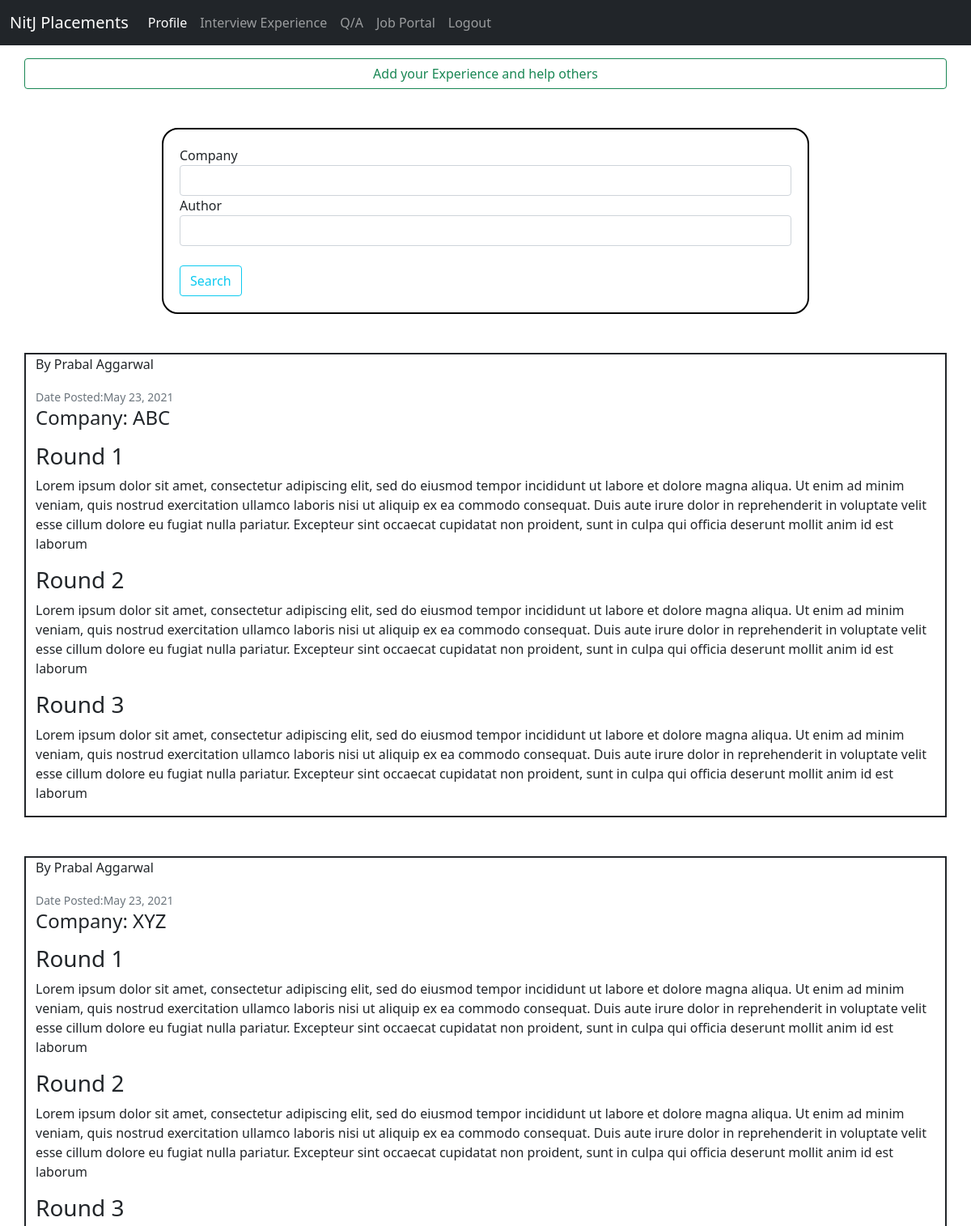
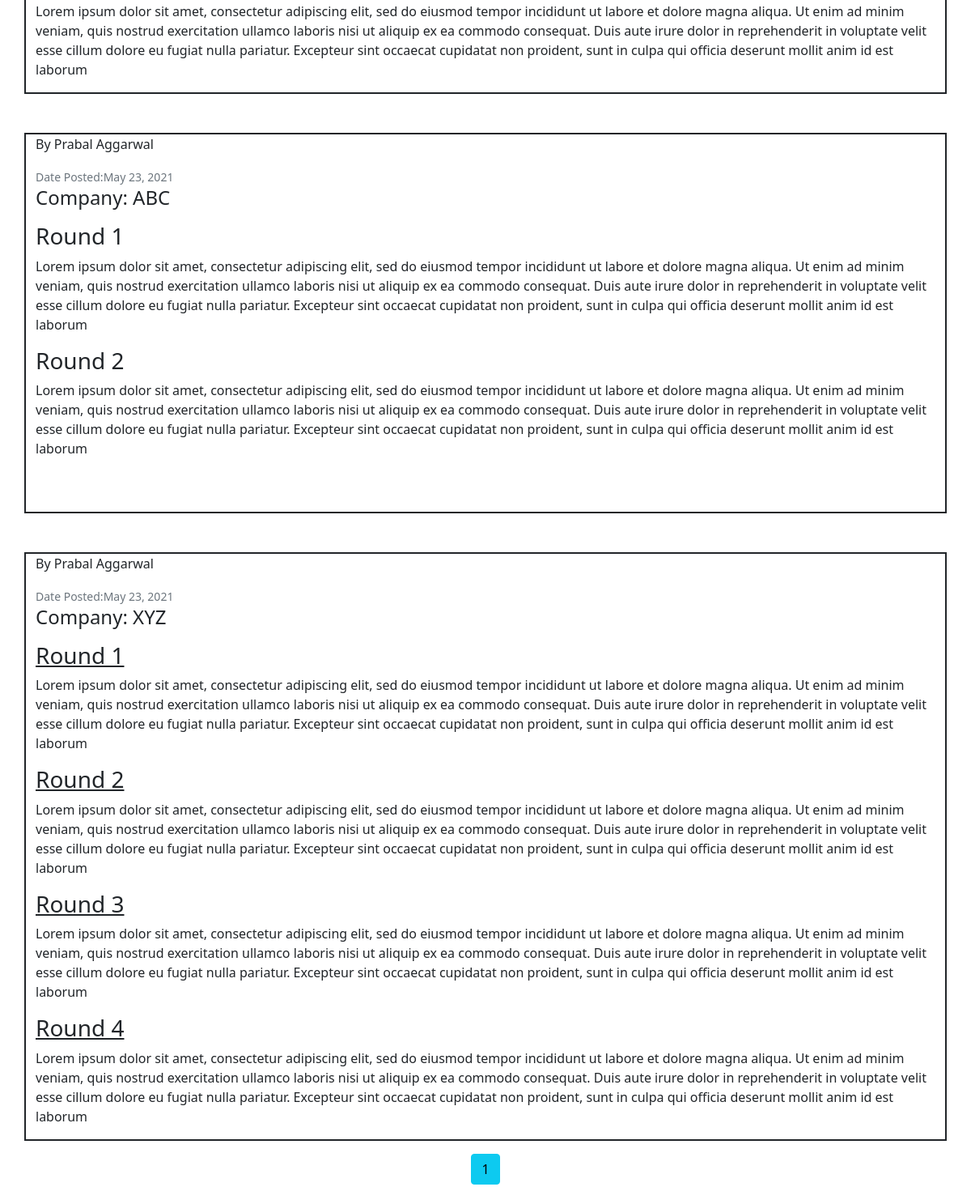
Page /interviews/ (signed in) on the committed database (2 pictures, top to bottom).
### interviewExperience/models.py (models this page shows, shortened)
class interviewExp(models.Model):
    company = models.CharField(max_length = 100)
    content = RichTextField()
    date_posted = models.DateTimeField(default = timezone.now)
    author = models.ForeignKey(user_model.Student,on_delete=models.CASCADE)

### users/models.py (models this page shows)
class Student(models.Model):
    user = models.OneToOneField(User, on_delete=models.CASCADE)
    firstName = models.CharField(max_length=256)
    lastName = models.CharField(max_length=256)
    email = models.EmailField()
    ph_no = models.CharField(max_length=10)
    rollNumber = models.IntegerField()
    program = models.CharField(max_length = 5,default = 'BTech',choices = programChoice)
    department = models.CharField(max_length = 40,default = "Computer Science",choices = departmentChoice)
    year = models.IntegerField(default = 2017)
    def __str__(self):
        return self.firstName + " " + self.lastName

### interviewExperience/views.py (the view)
# urls.py: path('',interview_views.index,name = 'interview'),
@login_required
def index(request):
    company = request.GET.get('company')
    authorName = request.GET.get('author')
    form = filterForm()
    qs = interviewExp.objects.all()
    if company is not None and company != '':
        qs = qs.filter(company__icontains = company)
    if authorName is not None and authorName != '':
        qs = qs.filter(author__firstName__icontains = authorName)
    paginator = Paginator(qs,5)
    page_num = request.GET.get('page')
    page_obj = paginator.get_page(page_num)
    context = {
        'form':form,
        'interviewExp':page_obj
    }
    return render(request,'interviewExperience/index.html',context)

### interviewExperience/forms.py
class filterForm(forms.Form):
    company = forms.CharField(max_length = 100,required = False)
    author = forms.CharField(max_length = 100,required = False)
    class Meta:
        model = interviewExp
        fields = ['company','author']

### templates/interviewExperience/index.html (shortened to what this page needs)
{% extends "users/baseAuth.html"%}
{% load static %}
{% load crispy_forms_tags %}
{% block headBlock %}
<link rel="stylesheet" href="{% static 'users/index.css' %}">
{% endblock %}
{% block bodyBlock %}
<div class = "container mt-3">
    <div class="row justify-content-center myWhite">
        <a class="btn btn-outline-success" href="{% url 'newInterview'%}">
          Add your Experience and help others
        </a>
    </div>
  </div>
  <div class="container formClass col-md-8 mt-5 myWhite">
    <div class="row justify-content-center">
            <form method="GET">
                {{ form|crispy }}
                <button class = "btn btn-outline-info mt-4" type="submit">
                    Search
                </button>
            </form>
    </div>
</div>
<div class="container">
    {% for post in interviewExp%}
    <div class="row justify-content-center border border-2 border-dark mt-5 myWhite">
        <article class="media content-section borderClass">
            <div class="media-body">
                <div class="article-metadata">
                    <p class="mr-2">By {{ post.author }} </p>
                    <small class="text-muted">Date Posted:{{ post.date_posted|date:"F d, Y" }}</small>
                </div>
                <h4>
                    <p class="article-title">Company: {{ post.company }}</a>
                </h4>
                <p class="article-content">{{ post.content|safe }}</p>
            </div>
        </article>
    </div>
    {% endfor %}
</div>
<div class = "mt-3 text-center">
  {% for num in interviewExp.paginator.page_range %}
    {% if interviewExp.number == num %}
      <a class="btn btn-info mb-4" href="?page={{ num }}">{{ num }}</a>
    {% elif num > interviewExp.number|add:'-3' and num < interviewExp.number|add:'3' %}
      <a class="btn btn-outline-info mb-4" href="?page={{ num }}">{{ num }}</a>
    {% endif %}
  {% endfor %}
</div>
{% endblock bodyBlock %}

### static/main.css (style rules this page uses)
.myWhite { background-color:white; }

### static/users/index.css (style rules this page uses)
.formClass { border: 2px solid black; border-radius: 20px; padding: 20px; }

### templates/interviewExperience/index.html (style rules this page uses)
body { word-wrap: break-word; }

### rows in the picture
interviewExp: author "Prabal Aggarwal", date_posted "May 23, 2021", company "ABC", content "Round 1 Lorem ipsum dolor sit amet, consectetur adipiscing elit, sed do eiusmod tempor incididunt ut labore et dolore magna aliqua. Ut enim ad minim veniam, quis nostrud exercitation ullamco laboris nisi ut aliquip ex ea commodo consequat. Duis aute irure dolor in reprehenderit in voluptate velit esse cillum dolore eu fugiat nulla pariatur. Excepteur sint occaecat cupidatat non proident, sunt in culpa qui officia deserunt mollit anim id est laborum Round 2 Lorem ipsum dolor sit amet, consectetur adipiscing elit, sed do eiusmod tempor incididunt ut labore et dolore magna aliqua. Ut enim ad minim veniam, quis nostrud exercitation ullamco laboris nisi ut aliquip ex ea commodo consequat. Duis…"
interviewExp: author "Prabal Aggarwal", date_posted "May 23, 2021", company "XYZ", content "Round 1 Lorem ipsum dolor sit amet, consectetur adipiscing elit, sed do eiusmod tempor incididunt ut labore et dolore magna aliqua. Ut enim ad minim veniam, quis nostrud exercitation ullamco laboris nisi ut aliquip ex ea commodo consequat. Duis aute irure dolor in reprehenderit in voluptate velit esse cillum dolore eu fugiat nulla pariatur. Excepteur sint occaecat cupidatat non proident, sunt in culpa qui officia deserunt mollit anim id est laborum Round 2 Lorem ipsum dolor sit amet, consectetur adipiscing elit, sed do eiusmod tempor incididunt ut labore et dolore magna aliqua. Ut enim ad minim veniam, quis nostrud exercitation ullamco laboris nisi ut aliquip ex ea commodo consequat. Duis…"
interviewExp: author "Prabal Aggarwal", date_posted "May 23, 2021", company "ABC", content "Round 1 Lorem ipsum dolor sit amet, consectetur adipiscing elit, sed do eiusmod tempor incididunt ut labore et dolore magna aliqua. Ut enim ad minim veniam, quis nostrud exercitation ullamco laboris nisi ut aliquip ex ea commodo consequat. Duis aute irure dolor in reprehenderit in voluptate velit esse cillum dolore eu fugiat nulla pariatur. Excepteur sint occaecat cupidatat non proident, sunt in culpa qui officia deserunt mollit anim id est laborum Round 2 Lorem ipsum dolor sit amet, consectetur adipiscing elit, sed do eiusmod tempor incididunt ut labore et dolore magna aliqua. Ut enim ad minim veniam, quis nostrud exercitation ullamco laboris nisi ut aliquip ex ea commodo consequat. Duis…"
interviewExp: author "Prabal Aggarwal", date_posted "May 23, 2021", company "XYZ", content "Round 1 Lorem ipsum dolor sit amet, consectetur adipiscing elit, sed do eiusmod tempor incididunt ut labore et dolore magna aliqua. Ut enim ad minim veniam, quis nostrud exercitation ullamco laboris nisi ut aliquip ex ea commodo consequat. Duis aute irure dolor in reprehenderit in voluptate velit esse cillum dolore eu fugiat nulla pariatur. Excepteur sint occaecat cupidatat non proident, sunt in culpa qui officia deserunt mollit anim id est laborum Round 2 Lorem ipsum dolor sit amet, consectetur adipiscing elit, sed do eiusmod tempor incididunt ut labore et dolore magna aliqua. Ut enim ad minim veniam, quis nostrud exercitation ullamco laboris nisi ut aliquip ex ea commodo consequat. Duis…"

### other values in the picture
{{ num }} "1"
